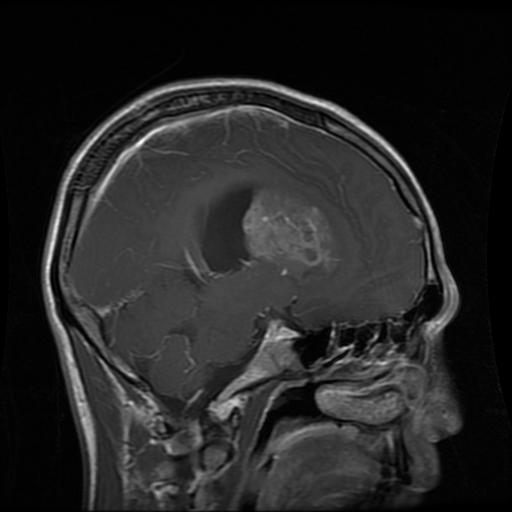
#> input picture IS Project/frontend/samples/glioma_sample.jpg, 512 x 512 px
$ python -i preprocess.py   (imports and definitions only)
#> lines starting #> are read from the running program, lines starting #| are printed output that depends on the picture; after the words box and inside, x2 and y2 are one past the last pixel; in counts of white or black regions, pixels touching at a corner belong together
#> further down, picture is the input picture: shape (512, 512, 3); min 0, max 255, mean 38
import cv2

def crop_brain_region(img):
    """
    Crop the brain region by removing black background.
    Works for MRI images with dark background.
    """
    gray = cv2.cvtColor(img, cv2.COLOR_RGB2GRAY) if len(img.shape) == 3 else img
    gray = cv2.convertScaleAbs(gray)
    _, thresh = cv2.threshold(gray, 10, 255, cv2.THRESH_BINARY)
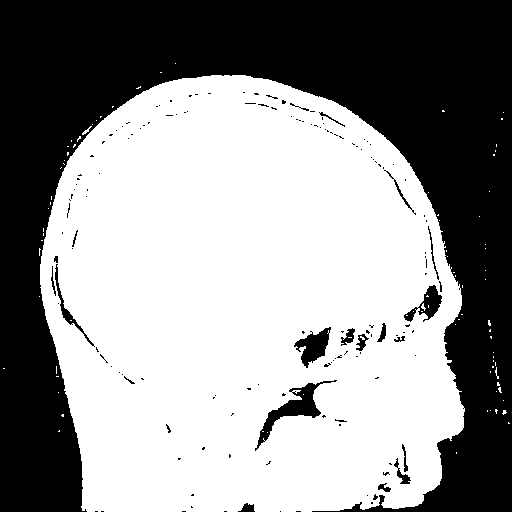
#> thresh: shape (512, 512); 57.5% white; 149 black regions (128 under 20 px)
    contours, _ = cv2.findContours(thresh, cv2.RETR_EXTERNAL, cv2.CHAIN_APPROX_SIMPLE)
#> contours = 74 contours, 73 with area under 20; largest, box (x1, y1, x2, y2) and area: (40, 75, 465, 512) 154016

    if not contours:
        h, w = img.shape[:2]
        return cv2.resize(img, (128, 128)), (0, 0, w, h)

    x, y, w, h = cv2.boundingRect(max(contours, key=cv2.contourArea))
#> x = 40; y = 75; w = 425; h = 437
    cropped = img[y:y+h, x:x+w]
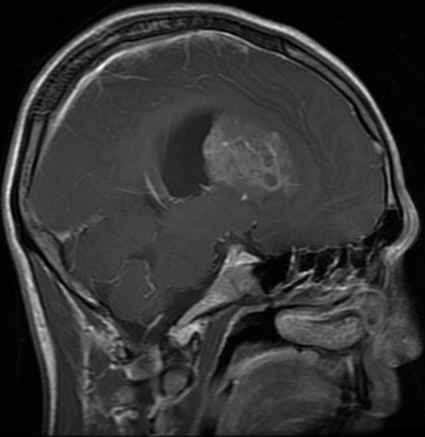
#> cropped: shape (437, 425, 3); min 0, max 255, mean 52.6
    cropped = cv2.resize(cropped, (128, 128))
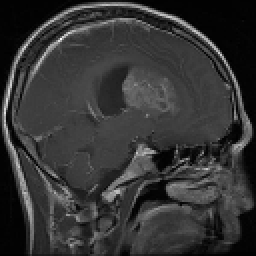
#> cropped: shape (128, 128, 3) (shown 2 times larger); min 0, max 251, mean 52.5
    return cropped, (x, y, w, h)

>>> import cv2
>>> picture = cv2.cvtColor(cv2.imread('../../../frontend/samples/glioma_sample.jpg'), cv2.COLOR_BGR2RGB)
>>> result = crop_brain_region(picture)

$ run again, on IS Project/frontend/samples/meningioma_sample.jpg
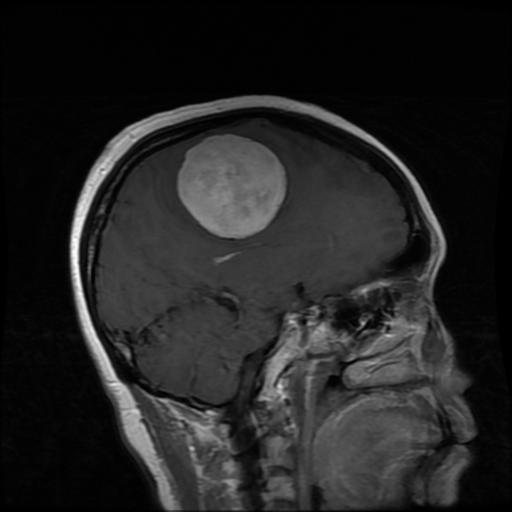
#> input picture IS Project/frontend/samples/meningioma_sample.jpg, 512 x 512 px
#> picture is the input picture: shape (512, 512, 3); min 0, max 255, mean 35.4
#> in crop_brain_region, `_, thresh = cv2.threshold(gray, 10, 255, cv2.THRESH_BINARY)`:
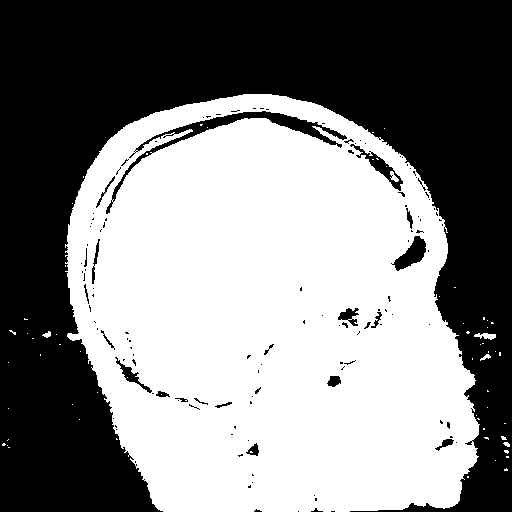
#> thresh: shape (512, 512); 51.6% white; 128 black regions (105 under 20 px)
#> contours = 55 contours, 51 with area under 20; largest, box (x1, y1, x2, y2) and area: (65, 94, 480, 512) 139100, (474, 333, 496, 340) 70, (42, 331, 51, 338) 25, (480, 354, 491, 361) 23
#> x = 65; y = 94; w = 415; h = 418
#> in crop_brain_region, `cropped = cv2.resize(cropped, (128, 128))`:
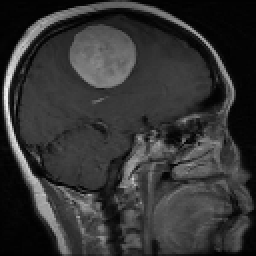
#> cropped: shape (128, 128, 3) (shown 2 times larger); min 0, max 249, mean 52
